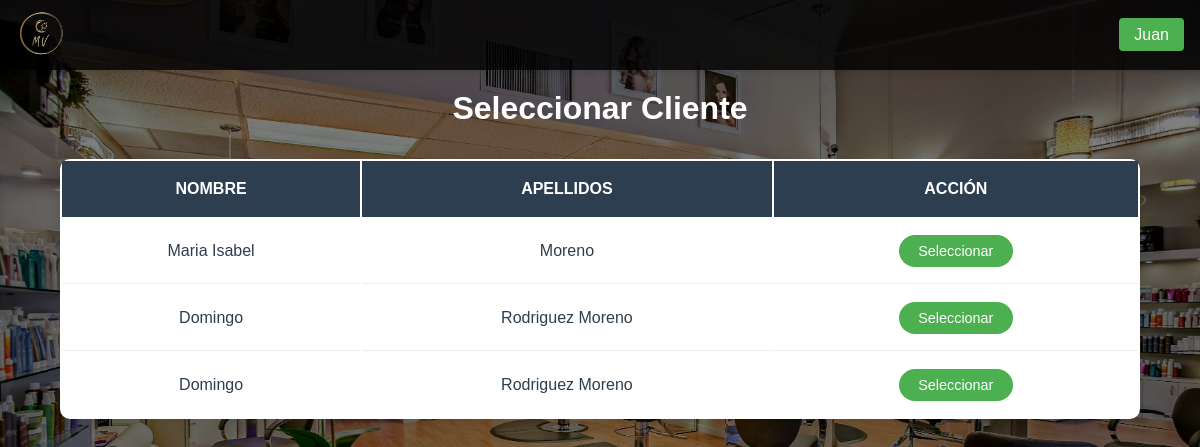
/paginas/seleccionar_cliente.php (signed in), run on the app's committed database.
### tables this page shows
CREATE TABLE `clientes` (
  `id_cliente` int NOT NULL AUTO_INCREMENT,
  `email` varchar(100) DEFAULT NULL,
  `telefono` varchar(15) DEFAULT NULL,
  `nombre` varchar(100) NOT NULL,
  `apellidos` varchar(100) NOT NULL,
  `contraseña` varchar(255) NOT NULL,
  PRIMARY KEY (`id_cliente`),
  UNIQUE KEY `email` (`email`),
  UNIQUE KEY `telefono` (`telefono`)
);

### paginas/seleccionar_cliente.php (the view, shortened to what this page needs)
<!DOCTYPE html>
<html lang="es">
<head>
    <link rel="stylesheet" href="/TFGPeluqueria/css/styles.css">
</head>
<body>
    <?php
        require_once $_SERVER['DOCUMENT_ROOT'] . '/TFGPeluqueria/funcionalidades/conexion.php';
        include $_SERVER['DOCUMENT_ROOT'] . '/TFGPeluqueria/plantillas/navbar.php';
        try {
            $stmt = $conn->query("SELECT id_cliente, nombre, apellidos FROM clientes");
            $clientes = $stmt->fetchAll(PDO::FETCH_ASSOC);
        } catch (PDOException $e) {
            die("Error al obtener clientes: " . $e->getMessage());
        }
    ?>
    <div class="contenedor-principal">
        <h1>Seleccionar Cliente</h1>
        <table class="tabla-citas">
            <thead>
                <tr>
                    <th>Nombre</th>
                    <th>Apellidos</th>
                    <th>Acción</th>
                </tr>
            </thead>
            <tbody>
                <?php foreach ($clientes as $cliente): ?>
                    <tr>
                        <td><?= htmlspecialchars($cliente['nombre']) ?></td>
                        <td><?= htmlspecialchars($cliente['apellidos']) ?></td>
                        <td>
                            <a href="/TFGPeluqueria/paginas/coger_citas.php?id_cliente=<?= $cliente['id_cliente'] ?>" class="seleccion-btn">
                                Seleccionar
                            </a>
                        </td>
                    </tr>
                <?php endforeach; ?>
            </tbody>
        </table>
    </div>
</body>
</html>

### css/styles.css (style rules this page uses)
* { margin: 0; padding: 0; box-sizing: border-box; font-family: 'Arial', sans-serif; }
:root { --color-primario: #2c3e50; --color-secundario: #e67e22; --fondo-beige: #FFF8DC; --tabla-dorado: #20d4da; --color-desplegables: rgba(25, 121, 230, 0.459); }
html, body { background-color: #000; color: white; }
body { min-height: 100vh; position: relative; margin: 0; padding: 0; }
body::before { content: ""; position: absolute; top: 0; left: 0; width: 100%; height: 100%; background: linear-gradient(rgba(0, 0, 0, 0.5), rgba(0, 0, 0, 0.5)), url('/TFGPeluqueria/imagenes/Fondo.webp') center/cover; background-attachment: scroll; }
.contenedor-principal, .registros-container { padding-top: 90px; position: relative; color: white; min-height: 100vh; display: flex; flex-direction: column; justify-content: flex-start; align-items: center; text-align: center; }
.tabla-citas { width: 90%; margin: 2rem auto; background: white; border-radius: 10px; box-shadow: 0 2px 15px rgba(0, 0, 0, 0.1); overflow: hidden; overflow-x: auto; }
.tabla-citas th { background-color: var(--color-primario); color: white; padding: 1.2rem; text-align: center; font-weight: 600; text-transform: uppercase; }
.tabla-citas td { padding: 1rem; border-bottom: 1px solid #eeeeee; color: var(--color-primario); }
.tabla-citas tr:last-child td { border-bottom: none; }
.seleccion-btn { background-color: #4CAF50; color: white !important; padding: 0.5rem 1.2rem; border-radius: 20px; transition: all 0.3s ease; border: none; cursor: pointer; font-size: 0.9em; text-decoration: none; display: inline-block; }

### data on the page
clientes: nombre "Maria Isabel", apellidos "Moreno"
clientes: nombre "Domingo", apellidos "Rodriguez Moreno"
clientes: nombre "Domingo", apellidos "Rodriguez Moreno"

### other printed values
$_SESSION['nombre'] "Juan"
